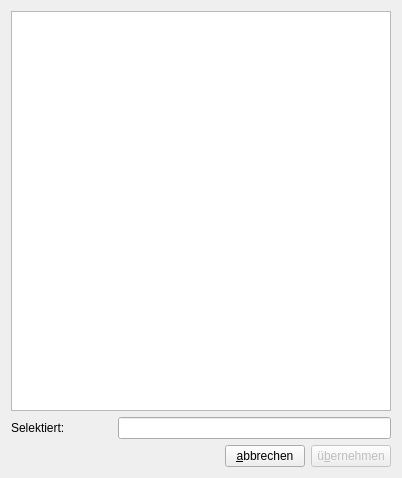
<?xml version="1.0" encoding="UTF-8"?>
<ui version="4.0">
 <class>FormBetriebListe</class>
 <widget class="QWidget" name="FormBetriebListe">
  <property name="geometry">
   <rect>
    <x>0</x>
    <y>0</y>
    <width>402</width>
    <height>478</height>
   </rect>
  </property>
  <property name="windowTitle">
   <string>Form</string>
  </property>
  <layout class="QGridLayout" name="gridLayout">
   <item row="2" column="0">
    <spacer name="horizontalSpacer">
     <property name="orientation">
      <enum>Qt::Horizontal</enum>
     </property>
     <property name="sizeHint" stdset="0">
      <size>
       <width>73</width>
       <height>20</height>
      </size>
     </property>
    </spacer>
   </item>
   <item row="2" column="3">
    <widget class="QPushButton" name="assumeButton">
     <property name="enabled">
      <bool>false</bool>
     </property>
     <property name="text">
      <string>ü&amp;bernehmen</string>
     </property>
    </widget>
   </item>
   <item row="2" column="2">
    <widget class="QPushButton" name="cancelButton">
     <property name="text">
      <string>&amp;abbrechen</string>
     </property>
    </widget>
   </item>
   <item row="1" column="0">
    <widget class="QLabel" name="label">
     <property name="text">
      <string>Selektiert:</string>
     </property>
    </widget>
   </item>
   <item row="0" column="0" colspan="4">
    <widget class="QTableWidget" name="tableWidget"/>
   </item>
   <item row="2" column="1">
    <spacer name="horizontalSpacer_2">
     <property name="orientation">
      <enum>Qt::Horizontal</enum>
     </property>
     <property name="sizeHint" stdset="0">
      <size>
       <width>40</width>
       <height>20</height>
      </size>
     </property>
    </spacer>
   </item>
   <item row="1" column="1" colspan="3">
    <widget class="QLineEdit" name="nameEdit"/>
   </item>
  </layout>
 </widget>
 <resources/>
 <connections/>
</ui>
